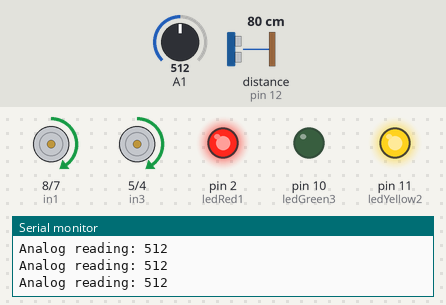
The sketch below on a simulated Arduino Uno, built with avr-gcc and run on an emulated ATmega328P. Shown: motor-driver pin pairs drawn as motors (green arrow = first pin HIGH = forward, orange = second pin HIGH = backward, longer = more drive, scaled by the enable pin), output pins drawn as LEDs (lit = HIGH), the last lines printed to the serial monitor. Wiring (inferred from the names in the program): ultrasonic range finder: trigger pin 13; echo pin 12. The test bench sets the inputs (shaded band); at power-on: A1 = 512, distance to the obstacle (sensor on pin 12) 80 cm. The echo pulse lasts 58.3 µs per cm; pins used as bus, display or sensor lines are not drawn.

Above: at 1.2 s.
1.3 s: A1 set to 410
2.8 s: A1 set to 391
At 3.2 s:
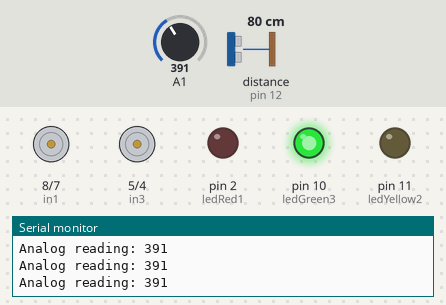
Timing chart, 0 to 3.6 s (numbered marks = the images above; inputs shaded):
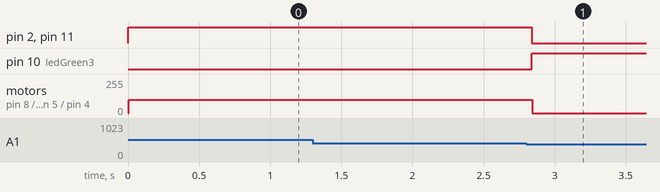

Measured:
- the behaviour switches between 400 and 399 on A1 (found by bisection; images 0 and 1)
- after the input at 2.8 s, pin 2 (ledRed1), pin 11 (ledYellow2): HIGH → LOW at once; pin 10 (ledGreen3): LOW → HIGH at once; motor on pin 8 (in1) / pin 7 (in2), motor on pin 5 (in3) / pin 4 (in4): forward 100/255 → stopped at once

The sketch:

babysteps.ino
```cpp
// Motor A connections
int enA = 9;
int in1 = 8;
int in2 = 7;
// Motor B connections
int enB = 3;
int in3 = 5;
int in4 = 4;

const int Trigger = 13;   //Pin digital 2 para el Trigger del sensor
const int Echo = 12;   //Pin digital 3 para el Echo del sensor

// These variables store the flash pattern
// and the current state of the LED

int ledRed1 =  2;      // the number of the LED pin
int ledState1 = LOW;             // ledState used to set the LED
unsigned long previousMillis1 = 0;        // will store last time LED was updated
long OnTime1 = 250;           // milliseconds of on-time
long OffTime1 = 350;          // milliseconds of off-time

int ledYellow2 =  11;      // the number of the LED pin
int ledState2 = LOW;             // ledState used to set the LED
unsigned long previousMillis2 = 0;        // will store last time LED was updated
long OnTime2 = 350;           // milliseconds of on-time
long OffTime2 = 450;          // milliseconds of off-time

int ledGreen3 =  10;      // the number of the LED pin
int ledState3 = LOW;             // ledState used to set the LED
unsigned long previousMillis3 = 0;        // will store last time LED was updated
long OnTime3 = 450;           // milliseconds of on-time
long OffTime3 = 550;          // milliseconds of off-time

void setup() {
  //leds
  // set the digital pin as output:
  pinMode(ledRed1, OUTPUT);
  pinMode(ledYellow2, OUTPUT);
  pinMode(ledGreen3,OUTPUT);


  //motor
  //sensor
  Serial.begin(9600);//iniciailzamos la comunicación
  pinMode(Trigger, OUTPUT); //pin como salida
  pinMode(Echo, INPUT);  //pin como entrada
  digitalWrite(Trigger, LOW);//Inicializamos el pin con 0
	// Set all the motor control pins to outputs
	pinMode(enA, OUTPUT);
	pinMode(enB, OUTPUT);
	pinMode(in1, OUTPUT);
	pinMode(in2, OUTPUT);
	pinMode(in3, OUTPUT);
	pinMode(in4, OUTPUT);

  digitalWrite(ledGreen3, HIGH);
  digitalWrite(ledRed1, HIGH);
  digitalWrite(ledYellow2, HIGH);

	// Turn off motors - Initial state
	digitalWrite(in1, LOW);
	digitalWrite(in2, LOW);
	digitalWrite(in3, LOW);
	digitalWrite(in4, LOW);

}

void loop() {

  unsigned long currentMillis = millis();

  int analogValue = analogRead(A1);
  Serial.print("Analog reading: ");
  Serial.print(analogValue);
  //motor
  int d = sensor();

  // Serial.print(d);

  analogWrite(enA, 100);
	analogWrite(enB, 100);

  if(d < 40 || analogValue < 400){
    digitalWrite(ledRed1, LOW);	  // Update the actual LED
    digitalWrite(ledGreen3, HIGH);

    slowDown();


  }
  else{
    digitalWrite(ledGreen3, LOW);
    digitalWrite(ledRed1, HIGH);

    // Turn on motor A & B
	  digitalWrite(in1, HIGH);
	  digitalWrite(in2, LOW);
	  digitalWrite(in3, HIGH);
	  digitalWrite(in4, LOW);
  }
}


void slowDown(){
	// Decelerate from maximum speed to zero
  digitalWrite(ledYellow2, LOW);
	for (int i = 100; i >= 0; --i) {
		analogWrite(enA, i);
		analogWrite(enB, i);
	}
}

int sensor(){
  long t; //timepo que demora en llegar el eco
  long d; //distancia en centimetros

  digitalWrite(Trigger, HIGH);
  delayMicroseconds(10);          //Enviamos un pulso de 10us
  digitalWrite(Trigger, LOW);

  t = pulseIn(Echo, HIGH); //obtenemos el ancho del pulso
  d = t/59;             //escalamos el tiempo a una distancia en cm

  // // Serial.print("Distancia: ");
  // Serial.print(d);      //Enviamos serialmente el valor de la distancia
  // Serial.print("cm");
  Serial.println();

  return d;
}

// This function lets you control spinning direction of motors
void directionControl() {
	// Set motors to maximum speed
	// For PWM maximum possible values are 0 to 255
	analogWrite(enA, 255);
	analogWrite(enB, 255);

	// Turn on motor A & B
	digitalWrite(in1, HIGH);
	digitalWrite(in2, LOW);
	digitalWrite(in3, HIGH);
	digitalWrite(in4, LOW);
	delay(2000);

}

// This function lets you control speed of the motors
void speedControl() {
	// Turn on motors
	digitalWrite(in1, LOW);
	digitalWrite(in2, HIGH);
	digitalWrite(in3, LOW);
	digitalWrite(in4, HIGH);

	// Accelerate from zero to maximum speed
	for (int i = 0; i < 256; i++) {
		analogWrite(enA, i);
		analogWrite(enB, i);
		delay(20);
	}

	// Decelerate from maximum speed to zero
	for (int i = 255; i >= 0; --i) {
		analogWrite(enA, i);
		analogWrite(enB, i);
		delay(20);
	}

	// Now turn off motors
	digitalWrite(in1, LOW);
	digitalWrite(in2, LOW);
	digitalWrite(in3, LOW);
	digitalWrite(in4, LOW);
}
```
